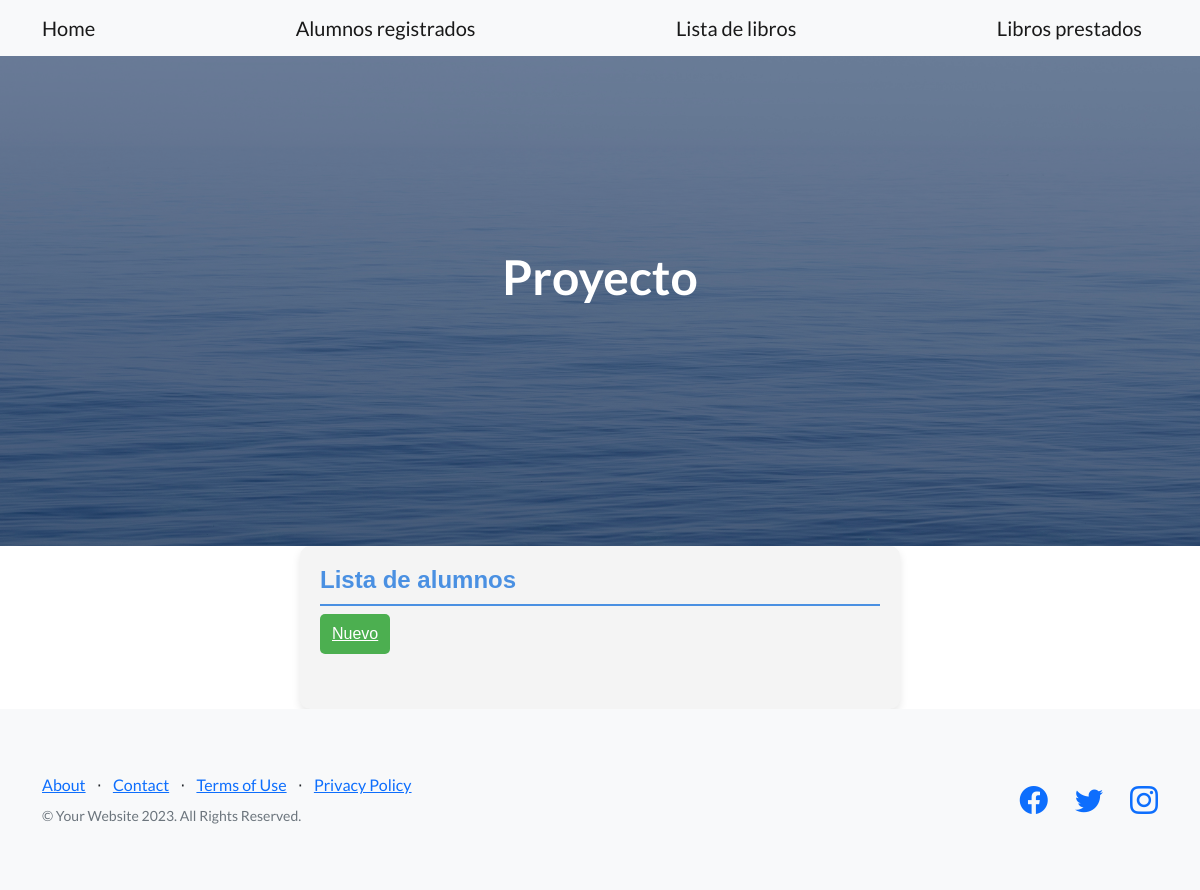
Page /alumno/list on the earlier database version.
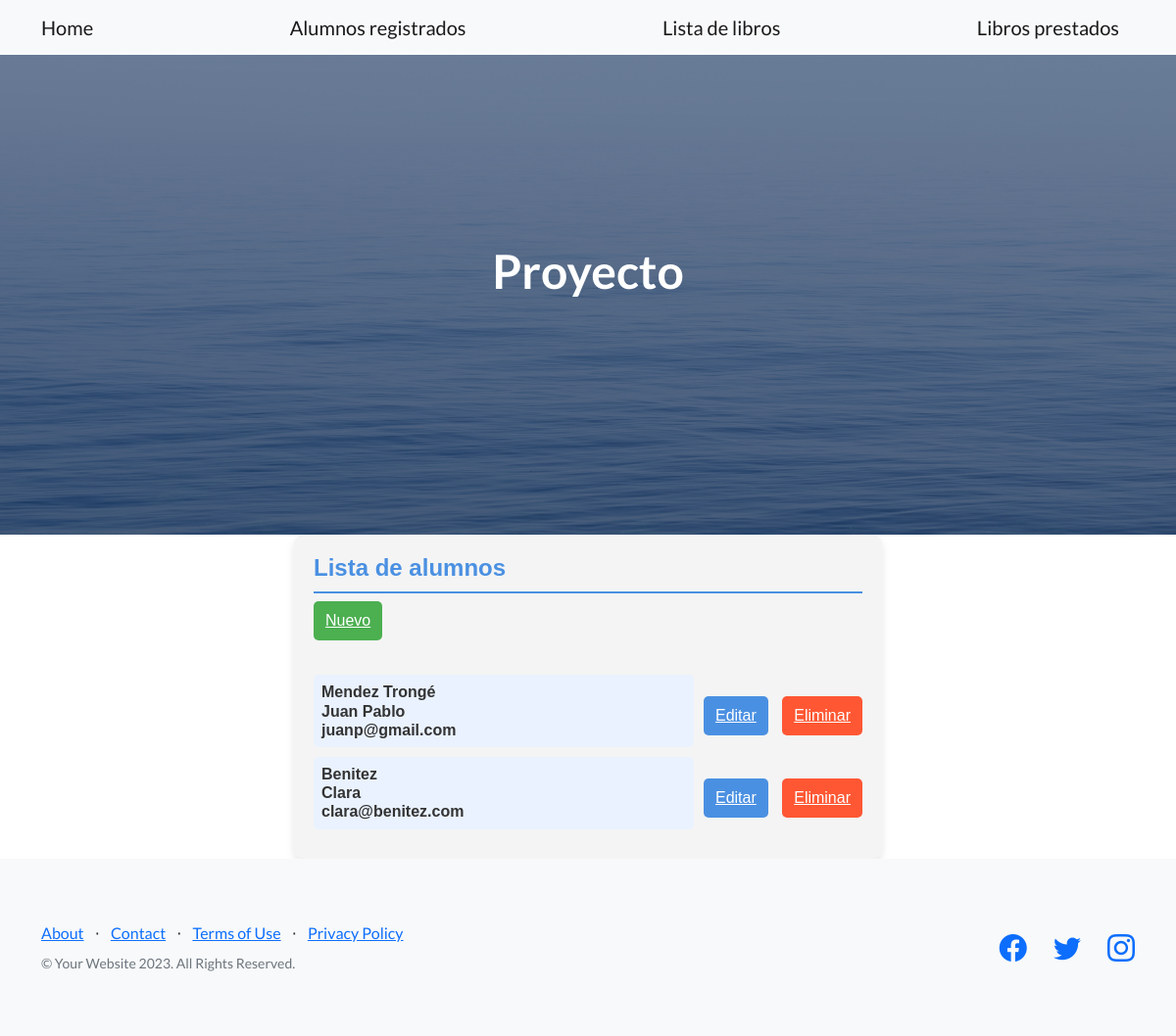
Same page on the later database version.
### AppCoder/models.py (models this page shows, shortened)
class Alumno(models.Model):
    nombre = models.CharField(max_length=50)
    apellido = models.CharField(max_length=50)
    email = models.EmailField(max_length=50)

### AppCoder/views.py (the view)
# urls.py: path("alumno/list", AlumnoListView.as_view(), name="alumno-list"),
class AlumnoListView(ListView):
    model = Alumno
    context_object_name = "alumnos"
    template_name = "AppCoder/cbv_alumno_list.html"

### AppCoder/templates/AppCoder/cbv_alumno_list.html
{% extends "AppCoder/padre.html" %}
{% block contenidoQueCambia %}
<div style="font-family: Arial, sans-serif; padding: 20px; background-color: #f4f4f4; max-width: 600px; margin: auto; border-radius: 10px; box-shadow: 0 4px 8px rgba(0, 0, 0, 0.1);">
    <h4 style="color: #4a90e2; border-bottom: 2px solid #4a90e2; padding-bottom: 10px;">Lista de alumnos</h4>
    <button style="background-color: #4CAF50; color: white; padding: 8px 12px; border: none; border-radius: 5px; cursor: pointer; margin-bottom: 15px;">
        <a href="{% url 'alumno-create' %}" style="color: white;">Nuevo</a>
    </button>
    <div style="margin-top: 20px;">
    {% for alumno in alumnos %}
        <div style="display: flex; justify-content: space-between; align-items: center;">
            <h6 style="color: #333; background-color: #eaf2ff; padding: 8px; border-radius: 5px; margin-bottom: 10px; flex-grow: 1;">
                {{ alumno.apellido }}<br>{{ alumno.nombre }}<br>{{ alumno.email }}
            </h6>
            <div>
                <button style="background-color: #4a90e2; color: white; padding: 8px 12px; border: none; border-radius: 5px; cursor: pointer; margin-left: 10px;">
                    <a href="{% url 'alumno-update' alumno.pk %}" style="color: white;">Editar</a>
                </button>
                <button style="background-color:  #FF5733; color: white; padding: 8px 12px; border: none; border-radius: 5px; cursor: pointer; margin-left: 10px;">
                    <a href="{% url 'alumno-delete' alumno.pk %}" style="color: white;">Eliminar</a>
                </button>
            </div>
        </div>
    {% endfor %}
    </div>
</div>
{% endblock %}

### AppCoder/templates/AppCoder/padre.html (shortened to what this page needs)
<!DOCTYPE html>
<html lang="en">
    <head>
        {% load static %}
        <link href="https://cdn.jsdelivr.net/npm/bootstrap-icons@1.5.0/font/bootstrap-icons.css" rel="stylesheet" type="text/css" />
        <link href="{% static 'AppCoder/css/styles.css' %}" rel="stylesheet" />
    </head>
    <body>
        <nav class="navbar navbar-light bg-light static-top">
            <div class="container">
                <a class="navbar-brand" href="/inicio/">Home</a>
                <a class="navbar-brand" href="{% url 'alumno-list' %}">Alumnos registrados</a>
                <a class="navbar-brand" href="{% url 'libros-list' %}">Lista de libros</a>
                <a class="navbar-brand" href="{% url 'prestamo-list' %}">Libros prestados</a>
            </div>
        </nav>
        <header class="masthead">
            <div class="container position-relative">
                <div class="row justify-content-center">
                    <div class="col-xl-6">
                        <div class="text-center text-white">
                            <h1 class="mb-5">Proyecto</h1>
                        </div>
                    </div>
                </div>
            </div>
        </header>
        {% block contenidoQueCambia %}
        {% endblock %}
        <footer class="footer bg-light">
            <div class="container">
                <div class="row">
                    <div class="col-lg-6 h-100 text-center text-lg-start my-auto">
                        <ul class="list-inline mb-2">
                            <li class="list-inline-item"><a href="#!">About</a></li>
                            <li class="list-inline-item">⋅</li>
                            <li class="list-inline-item"><a href="#!">Contact</a></li>
                            <li class="list-inline-item">⋅</li>
                            <li class="list-inline-item"><a href="#!">Terms of Use</a></li>
                            <li class="list-inline-item">⋅</li>
                            <li class="list-inline-item"><a href="#!">Privacy Policy</a></li>
                        </ul>
                        <p class="text-muted small mb-4 mb-lg-0">&copy; Your Website 2023. All Rights Reserved.</p>
                    </div>
                    <div class="col-lg-6 h-100 text-center text-lg-end my-auto">
                        <ul class="list-inline mb-0">
                            <li class="list-inline-item me-4">
                                <a href="#!"><i class="bi-facebook fs-3"></i></a>
                            </li>
                            <li class="list-inline-item me-4">
                                <a href="#!"><i class="bi-twitter fs-3"></i></a>
                            </li>
                            <li class="list-inline-item">
                                <a href="#!"><i class="bi-instagram fs-3"></i></a>
                            </li>
                        </ul>
                    </div>
                </div>
            </div>
        </footer>
    </body>
</html>

Differences in the rows shown:
added Alumno: apellido "Mendez Trongé", nombre "Juan Pablo", email "juanp@gmail.com"
added Alumno: apellido "Benitez", nombre "Clara", email "clara@benitez.com"
